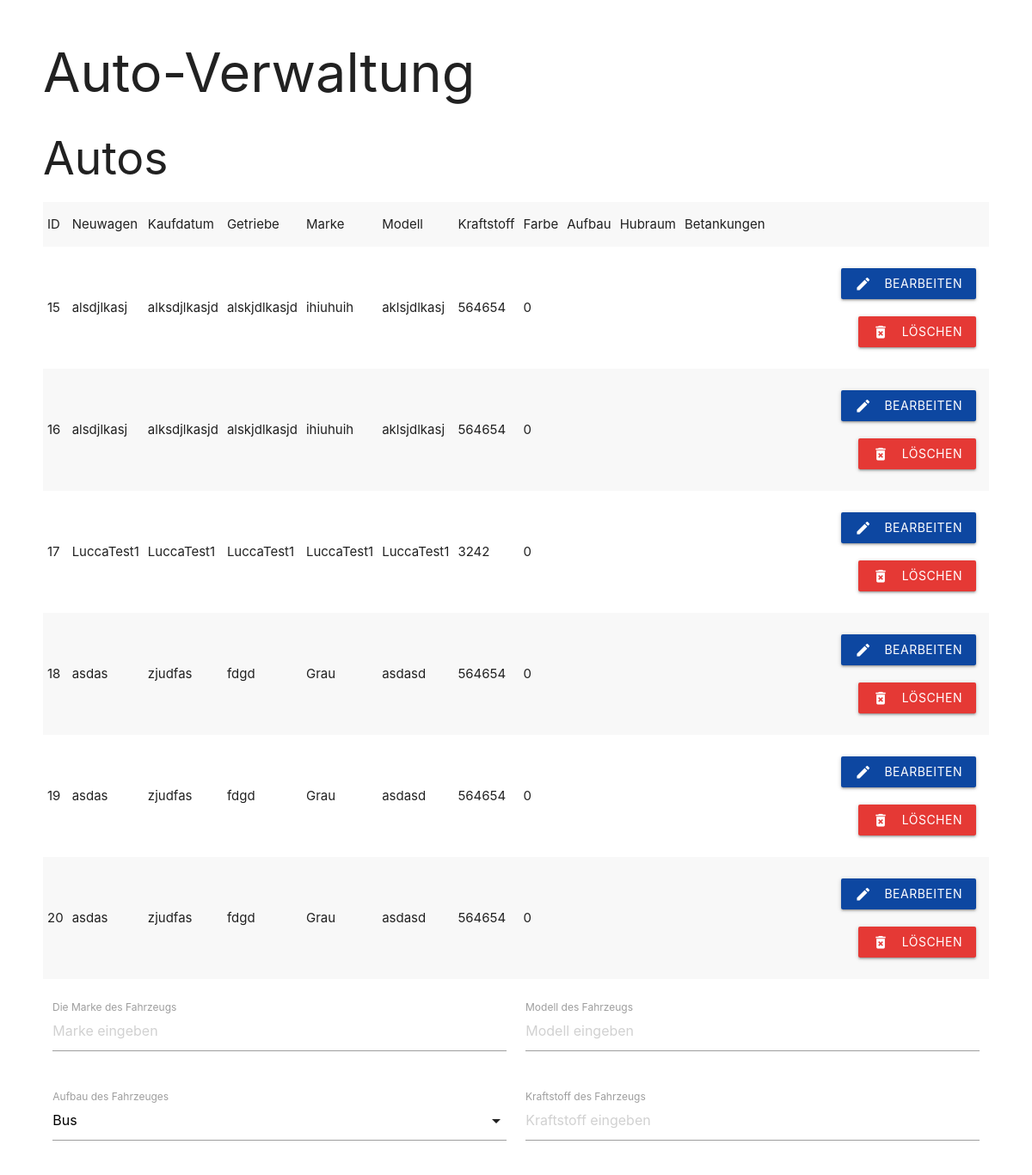
Before: / (upper part) with the older database file.
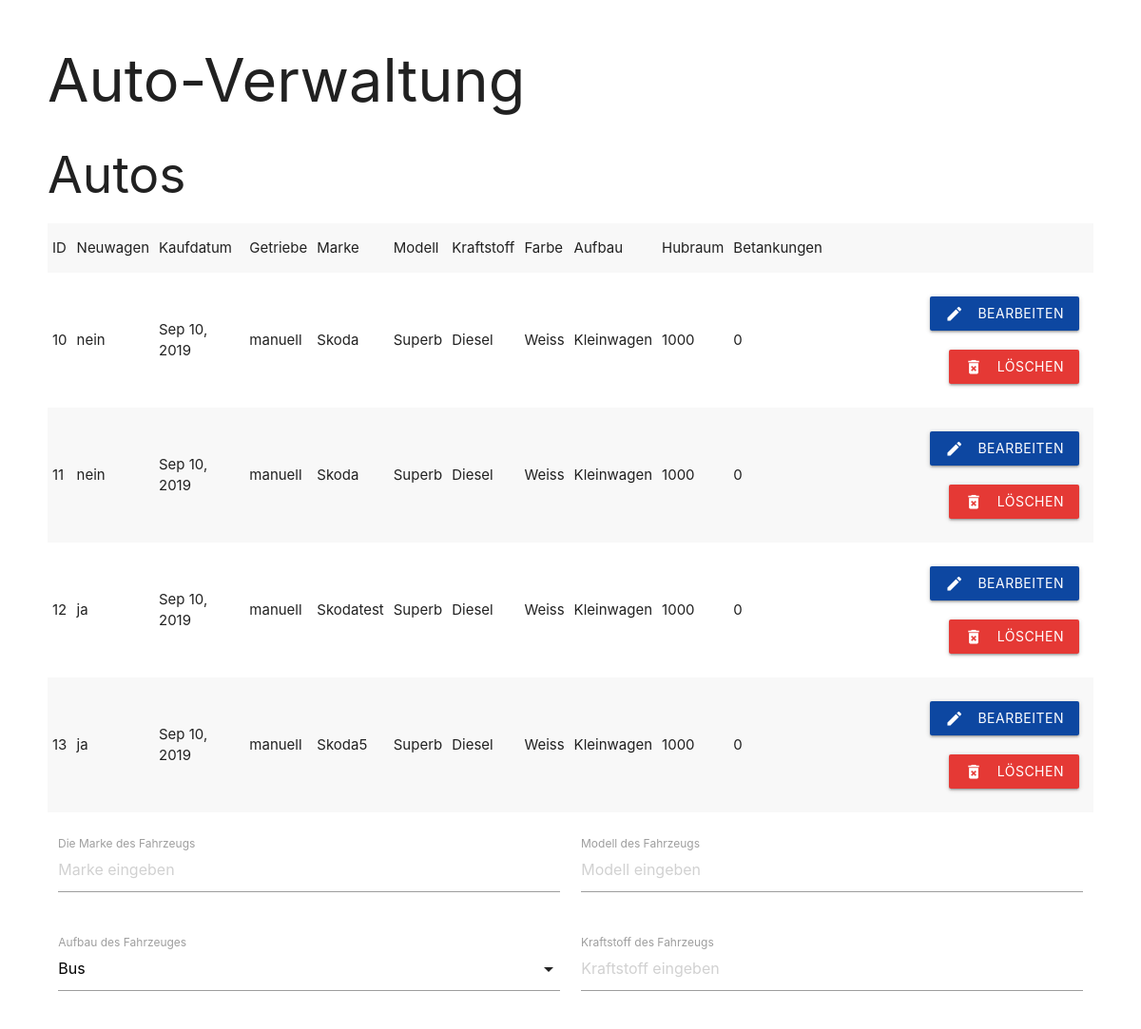
After: the same page with the newer database file.
### tables this page shows
CREATE TABLE autos (
    id INTEGER NOT NULL PRIMARY KEY AUTOINCREMENT,
    neuwagen TEXT NOT NULL,
    kaufdatum TEXT NOT NULL,
    getriebe TEXT NOT NULL,
    marke TEXT NOT NULL,
    modell TEXT NOT NULL,
    kraftstoff TEXT NOT NULL,
    farbe TEXT NOT NULL,
    aufbau TEXT NOT NULL,
    hubraum INTEGER NOT NULL,
    betankungen INTEGER NOT NULL DEFAULT 0
);

### autos.php (the view, shortened to what this page needs)
<?php
$_dbName = "auto.sqlite3";
$_con = new SQLite3($_dbName);
echo "<h2>Autos</h2>";
echo "<table class='striped'>";
        echo "<tr>";
                echo "<td>ID</td>";
                echo "<td>Neuwagen</td>";
                echo "<td>Kaufdatum</td>";
                echo "<td>Getriebe</td>";
                echo "<td>Marke</td>";
                echo "<td>Modell</td>";
                echo "<td>Kraftstoff</td>";
                echo "<td>Farbe</td>";
                echo "<td>Aufbau</td>";
                echo "<td>Hubraum</td>";
                echo "<td>Betankungen</td>";
                echo "<td></td>";
        echo "</tr>";
$query = $_con->query('SELECT * FROM autos');
while($result = $query->fetchArray(SQLITE3_ASSOC)){
    echo "<tr>";
    foreach($result as $key => $value){
            echo "<td>";
            echo $value;
            echo "</td>";
        }
        echo "<td>";
        echo "<form>";
        echo "<button name='action' value='edit' class='right waves-effect waves-light btn cust_btn blue darken-4'><i class='material-icons left'>edit</i>Bearbeiten</button>";
        echo "<button name='action' value='delete' class='right waves-effect waves-light btn cust_btn red darken-1'><i class='material-icons left'>delete_forever</i>Löschen</button>";
        echo "</form>";
echo "</td>";
    echo "</tr>";
};
echo "</table>";

### index.php (shortened to what this page needs)
<!DOCTYPE html>
<html lang="en">
<head>
    <link rel="stylesheet" href="https://cdnjs.cloudflare.com/ajax/libs/materialize/1.0.0/css/materialize.min.css">
    <link href="style.css" rel="stylesheet">
</head>
<body>
    <h1>Auto-Verwaltung</h1>
</body>
</html>
<?php
include "autos.php";
include "formular.php";
?>

### formular.php (shortened to what this page needs)
<form method="GET">
    <divclass="col class="row">
        <div class = "col s12">
            <div class= "row">
                <div class="input-field col s6">
                <label for "Marke">Die Marke des Fahrzeugs</label>
                <input value="<?php echo @$edit['marke'] ?>" type="text" name="Marke" placeholder="Marke eingeben">
                </div>
                <div class="input-field col s6">
                    <label for="Modell">Modell des Fahrzeugs</label>
                    <input value="<?php echo @$edit['modell'] ?>" type="text" name="Modell" placeholder="Modell eingeben">
                </div>
            </div>
        <div class= "row">
            <div class="input-field col s6">
                <label>Aufbau des Fahrzeuges</label>
            </div>
            <div class="input-field col s6">
                <label for="Kraftstoff">Kraftstoff des Fahrzeugs</label>
                <input value="<?php echo @$edit['kraftstoff'] ?>" type="text" name="Kraftstoff" placeholder="Kraftstoff eingeben">
            </div>
        </div>
        </div>
</form>

### style.css (style rules this page uses)
body { margin: 50px; }
.cust_btn { margin: 10px; }

Changed rows visible on the page:
removed autos: id "15", marke "alsdjlkasj", modell "alksdjlkasjd", kraftstoff "alskjdlkasjd", farbe "ihiuhuih", aufbau "aklsjdlkasj", hubraum "564654", betankungen "0"
removed autos: id "16", marke "alsdjlkasj", modell "alksdjlkasjd", kraftstoff "alskjdlkasjd", farbe "ihiuhuih", aufbau "aklsjdlkasj", hubraum "564654", betankungen "0"
removed autos: id "17", marke "LuccaTest1", modell "LuccaTest1", kraftstoff "LuccaTest1", farbe "LuccaTest1", aufbau "LuccaTest1", hubraum "3242", betankungen "0"
removed autos: id "18", marke "asdas", modell "zjudfas", kraftstoff "fdgd", farbe "Grau", aufbau "asdasd", hubraum "564654", betankungen "0"
removed autos: id "19", marke "asdas", modell "zjudfas", kraftstoff "fdgd", farbe "Grau", aufbau "asdasd", hubraum "564654", betankungen "0"
removed autos: id "20", marke "asdas", modell "zjudfas", kraftstoff "fdgd", farbe "Grau", aufbau "asdasd", hubraum "564654", betankungen "0"
added autos: id "10", neuwagen "nein", kaufdatum "Sep 10, 2019", getriebe "manuell", marke "Skoda", modell "Superb", kraftstoff "Diesel", farbe "Weiss", aufbau "Kleinwagen", hubraum "1000", betankungen "0"
added autos: id "11", neuwagen "nein", kaufdatum "Sep 10, 2019", getriebe "manuell", marke "Skoda", modell "Superb", kraftstoff "Diesel", farbe "Weiss", aufbau "Kleinwagen", hubraum "1000", betankungen "0"
added autos: id "12", neuwagen "ja", kaufdatum "Sep 10, 2019", getriebe "manuell", marke "Skodatest", modell "Superb", kraftstoff "Diesel", farbe "Weiss", aufbau "Kleinwagen", hubraum "1000", betankungen "0"
added autos: id "13", neuwagen "ja", kaufdatum "Sep 10, 2019", getriebe "manuell", marke "Skoda5", modell "Superb", kraftstoff "Diesel", farbe "Weiss", aufbau "Kleinwagen", hubraum "1000", betankungen "0"
